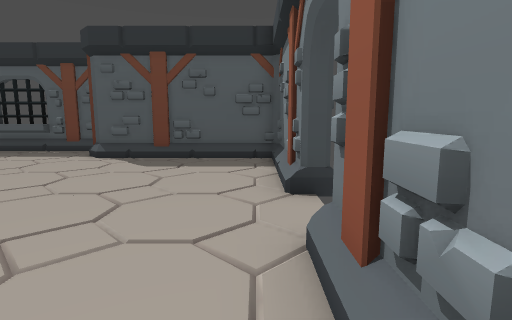
view 1 (above)

16 first-person views from a walk through a level from a Godot 3-D game. The camera is 1.3 m above the floor, tilts 8° down and sees 80° across. The floor is counted in squares, 1 m on a side. Each view is taken from the middle of a square. On the plan, view 1 faces up. The plan holds only what a view shows up to about 14 squares ahead; the rest is blank.

view 2
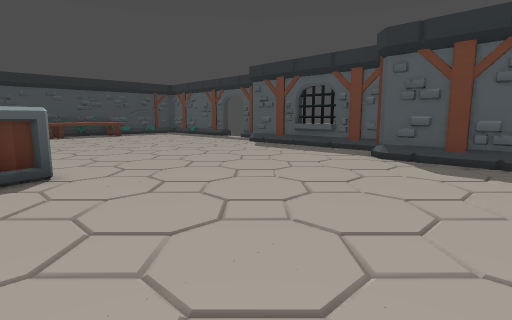

view 3
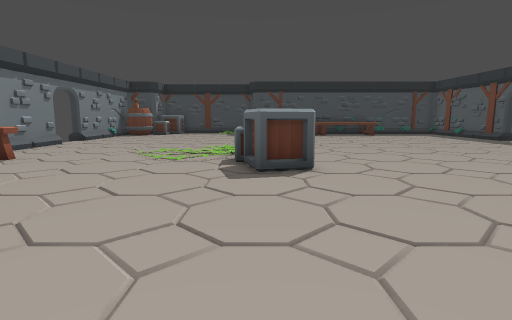

view 4
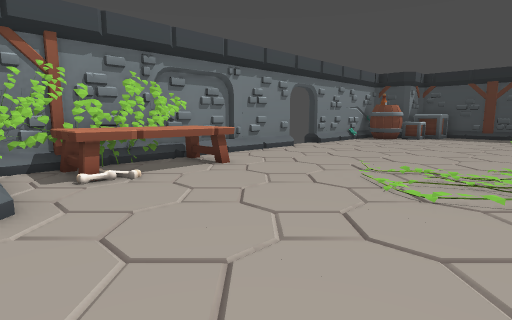

view 5
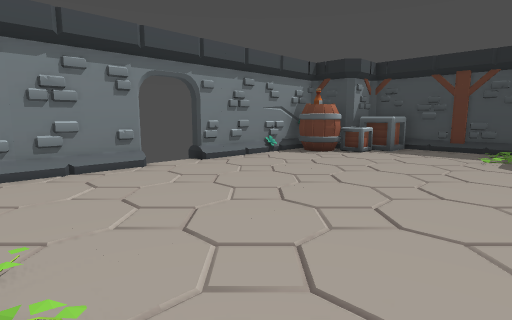

view 6
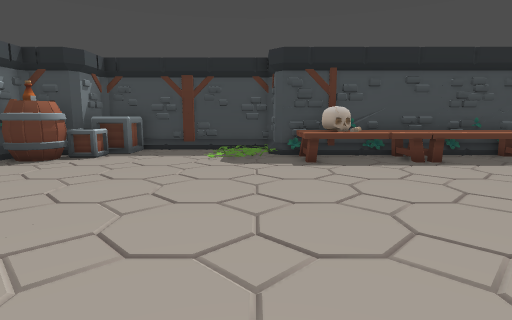

view 7
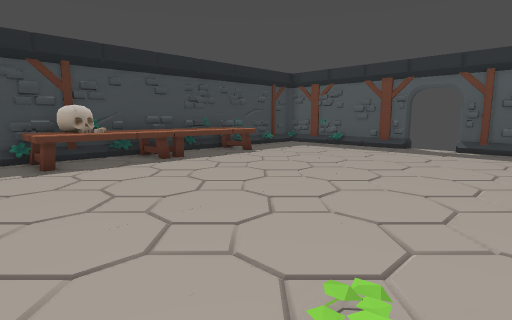

view 8
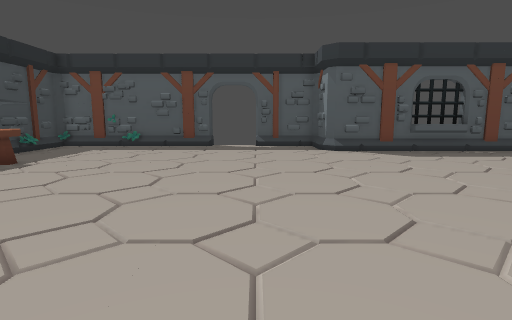

view 9
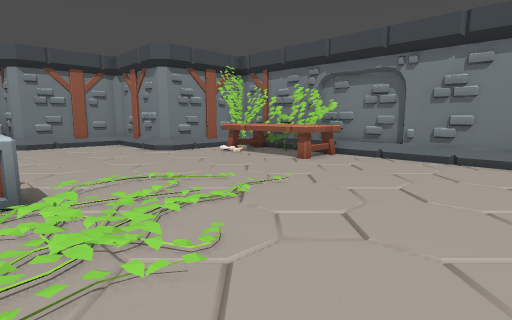

view 10
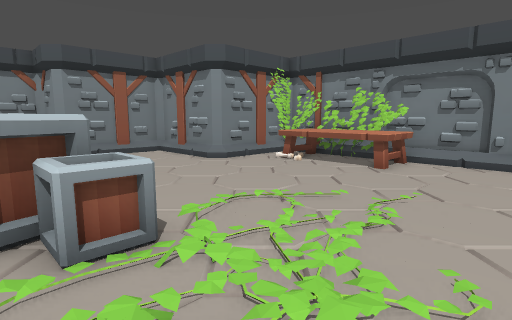

view 11
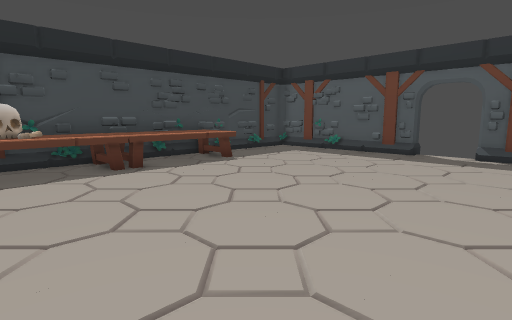

view 12
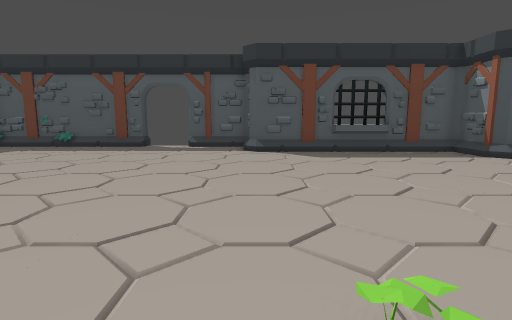

view 13
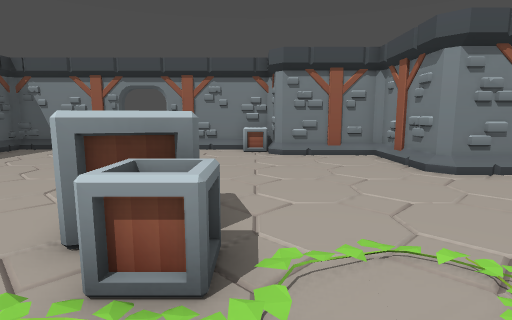

view 14
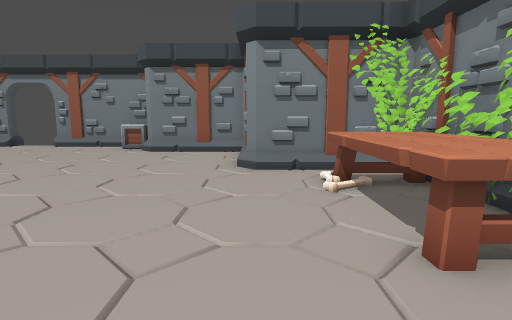

view 15
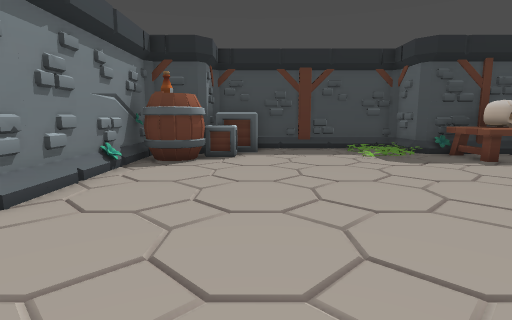

view 16
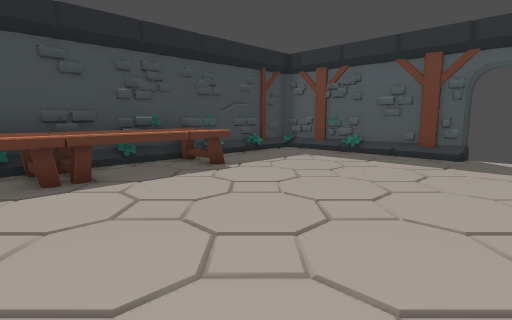

### Floor plan
Key: @ floor where view 1 was taken; # wall or solid block; x gap in a wall; . floor; / step, stairs or slope; ^ raised ledge; B box; T table; N bones; A barrel; S skull.
Columns run from 27 left of view 1 to 1 right of it. Each row starts with its distance up from view 1.
 14   #######x x###
 13   #...........#
 12   #...........####^####
 11   #...................#
 10   #...................#######
  9   #.........................#
  8   #TT.......................#
  7   #TT.......................#
  6   #TT.......................#
  5   #TT.......................x
  4   #TT.......................
  3   #NT.......................x
  2   #NN........../............#
  1   #ST........////BB.........#
  0 ###..........///BBBB.......@#
 -1 #////........///B..........B#
 -2 #///..........././........###
 -3 #./............///........#
 -4 #..............//.........#
 -5 #.........................#
 -6 #BB...................#####
 -7 #BBB..................#
 -8 ###BA............TTNN.#
 -9   #AA............TTTT.#
-10   #######x x###########

Where each view was taken, in squares from view 1:
view 1: 0 up, 0 right, facing up
view 2: 0 up, 1 left, facing up-left
view 3: 0 up, 1 left, facing left
view 4: 1 down, 5 left, facing down-left
view 5: 1 down, 12 left, facing down-left
view 6: 1 down, 13 left, facing left
view 7: 1 down, 13 left, facing up-left
view 8: 0 up, 16 left, facing up
view 9: 0 up, 16 left, facing down-right
view 10: 1 up, 14 left, facing down-right
view 11: 1 up, 14 left, facing up-left
view 12: 0 up, 13 left, facing up
view 13: 1 down, 13 left, facing right
view 14: 6 down, 13 left, facing right
view 15: 6 down, 14 left, facing left
view 16: 3 up, 16 left, facing up-left
